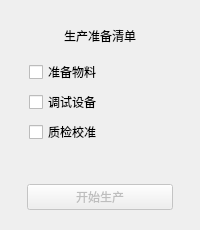
<?xml version="1.0" encoding="UTF-8"?>
<ui version="4.0">
 <class>ProductionPreparationWidget</class>
 <widget class="QWidget" name="ProductionPreparationWidget">
  <layout class="QVBoxLayout" name="prepLayout">
    <!-- Top area: contains all elements except the start button, vertically centered -->
    <item stretch="1">
      <widget class="QWidget" name="topContent">
        <property name="sizePolicy">
          <sizepolicy hsizetype="Expanding" vsizetype="Expanding">
            <horstretch>1</horstretch>
            <verstretch>1</verstretch>
          </sizepolicy>
        </property>
        <layout class="QVBoxLayout" name="topContentLayout">
          <item>
            <spacer name="topSpacer">
              <property name="orientation">
                <enum>Qt::Vertical</enum>
              </property>
              <property name="sizeType">
                <enum>QSizePolicy::Expanding</enum>
              </property>
            </spacer>
          </item>

          <item>
            <widget class="QLabel" name="prepLabel">
              <property name="text">
                <string>生产准备清单</string>
              </property>
              <property name="alignment">
                <set>Qt::AlignCenter</set>
              </property>
            </widget>
          </item>

          <item>
            <widget class="QWidget" name="tasksList">
              <property name="sizePolicy">
                <sizepolicy hsizetype="Preferred" vsizetype="Preferred">
                  <horstretch>0</horstretch>
                  <verstretch>0</verstretch>
                </sizepolicy>
              </property>
              <layout class="QVBoxLayout" name="tasksLayout">
                <item>
                  <widget class="QCheckBox" name="action1CheckBox">
                    <property name="text"><string>准备物料</string></property>
                  </widget>
                </item>
                <item>
                  <widget class="QCheckBox" name="action2CheckBox">
                    <property name="text"><string>调试设备</string></property>
                  </widget>
                </item>
                <item>
                  <widget class="QCheckBox" name="action3CheckBox">
                    <property name="text"><string>质检校准</string></property>
                  </widget>
                </item>
              </layout>
            </widget>
          </item>

          <item>
            <spacer name="bottomSpacer">
              <property name="orientation">
                <enum>Qt::Vertical</enum>
              </property>
              <property name="sizeType">
                <enum>QSizePolicy::Expanding</enum>
              </property>
            </spacer>
          </item>
        </layout>
      </widget>
    </item>

    <!-- Bottom area: fixed-height control bar with centered start button -->
    <item>
      <widget class="QWidget" name="controlBar_prep">
        <property name="sizePolicy">
          <sizepolicy hsizetype="Expanding" vsizetype="Fixed">
            <horstretch>0</horstretch>
            <verstretch>0</verstretch>
          </sizepolicy>
        </property>
        <property name="maximumSize">
          <size>
            <width>16777215</width>
            <height>80</height>
          </size>
        </property>
        <layout class="QHBoxLayout" name="controlLayout_prep">
          <item>
            <spacer name="leftSpacer">
              <property name="orientation"><enum>Qt::Horizontal</enum></property>
              <property name="sizeType"><enum>QSizePolicy::Expanding</enum></property>
            </spacer>
          </item>

          <item>
            <widget class="QPushButton" name="btnStartProduction">
              <property name="text"><string>开始生产</string></property>
              <property name="enabled"><bool>false</bool></property>
            </widget>
          </item>

          <item>
            <spacer name="rightSpacer">
              <property name="orientation"><enum>Qt::Horizontal</enum></property>
              <property name="sizeType"><enum>QSizePolicy::Expanding</enum></property>
            </spacer>
          </item>
        </layout>
      </widget>
    </item>
  </layout>
 </widget>
 <resources/>
 <connections/>
</ui>
